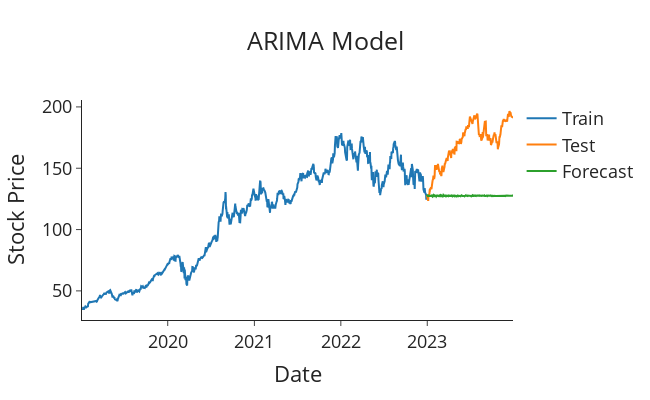

This figure's notebook cell:
### Markdown cell above
## 📈 ARIMA (AutoRegressive Integrated Moving Average) Model

This section implements an ARIMA model to forecast the Box-Cox transformed time series. ARIMA is one of the most widely used models in time series forecasting and combines three components:

- **AR (AutoRegressive):** Uses past values to predict future ones  
- **I (Integrated):** Applies differencing to make the series stationary  
- **MA (Moving Average):** Uses past forecast errors in prediction

In this implementation, we use the `ARIMA()` class from `statsmodels`, which automatically handles differencing, so we pass the **Box-Cox transformed series** directly.

---

### 🛠️ Steps

1. **Fit ARIMA Model**
   - We specify the order (p=10, d=1, q=10)
   - Differencing (`d=1`) is handled internally

2. **Forecast and Invert Transformation**
   - Forecast future values on the transformed scale
   - Apply inverse Box-Cox to return to the original scale


### ✅ Strengths of ARIMA

- Handles **non-stationary** data through differencing
- Suitable for data with **autocorrelation** but without strong seasonality
- Flexible model with interpretable components

---

### ⚠️ Why ARIMA Struggles with Stock Prices

- **Stock prices are non-stationary and noisy**, with **no consistent trend** or autocorrelation
- ARIMA assumes **linearity and constant variance**, which often **don’t hold** in financial markets
- Fails to capture **volatility clustering** or **nonlinear patterns**
- More suited for **macroeconomic indicators** or **stable demand series** than for volatile instruments like individual equities

### Code cell
# ARIMA Model


# Build ARIMA model and inverse the boxcox
arima_model = ARIMA(train['y_boxcox'], order=(10, 1, 10)).fit()       # this class carries out differencing for us, so we only need to pass the Box-Cox transformed time series
boxcox_forecasts = arima_model.forecast(len(test))
forecasts_arima = inv_boxcox(boxcox_forecasts, lam)


plot_forecasts(forecasts_arima, 'ARIMA Model')
arima_model.summary()

### Figure 1 — Plotly figure (JSON) as saved in the notebook; plotly's stock layout.template omitted (floating-point values rounded to 4 significant figures; data arrays with more than 128 entries replaced by an {"elided": "..."} marker saying what was removed)
{"data": [{"name": "Train", "type": "scatter", "x": {"elided": "1005 str values"}, "y": {"elided": "1005 float values"}}, {"name": "Test", "type": "scatter", "x": {"elided": "251 str values"}, "y": {"elided": "251 float values"}}, {"name": "Forecast", "type": "scatter", "x": {"elided": "251 str values"}, "y": {"elided": "251 float values"}}], "layout": {"font": {"size": 18}, "height": 400, "title": {"text": "ARIMA Model", "x": 0.5}, "width": 650, "xaxis": {"title": {"text": "Date"}}, "yaxis": {"title": {"text": "Stock Price"}}}}
